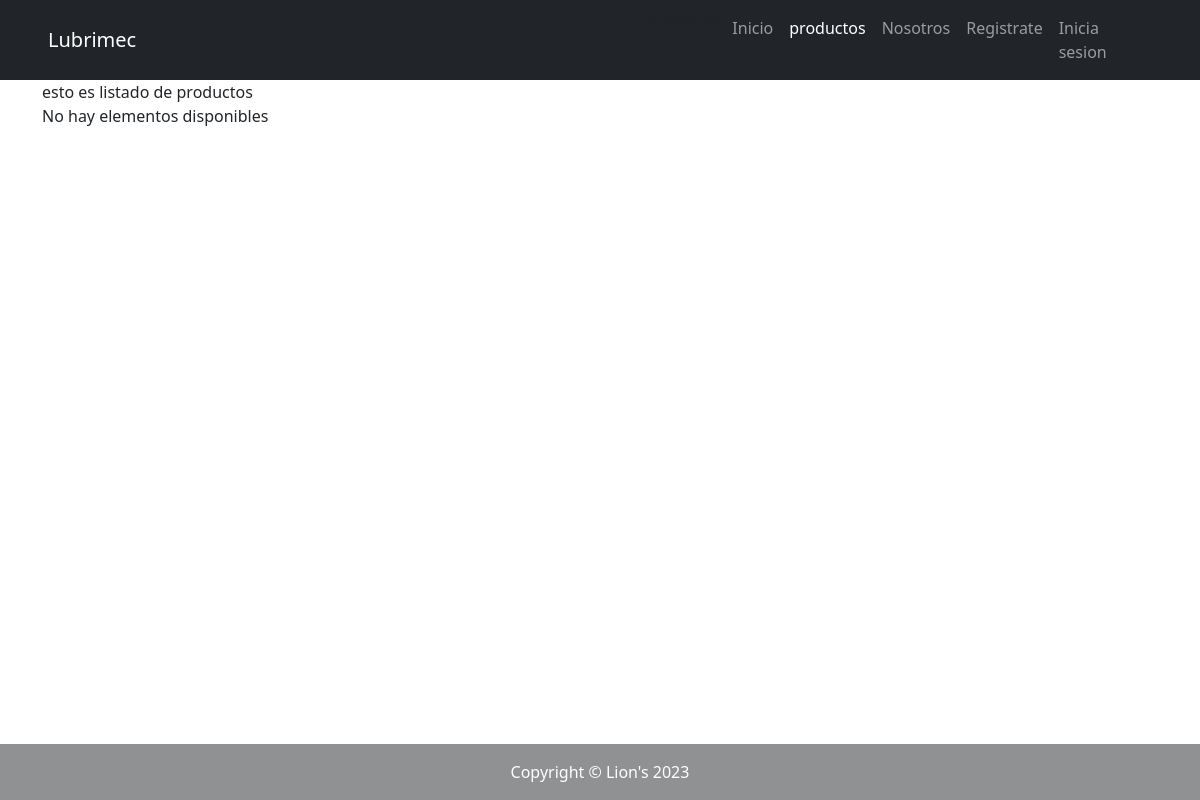
The app's page /productos/, older data.
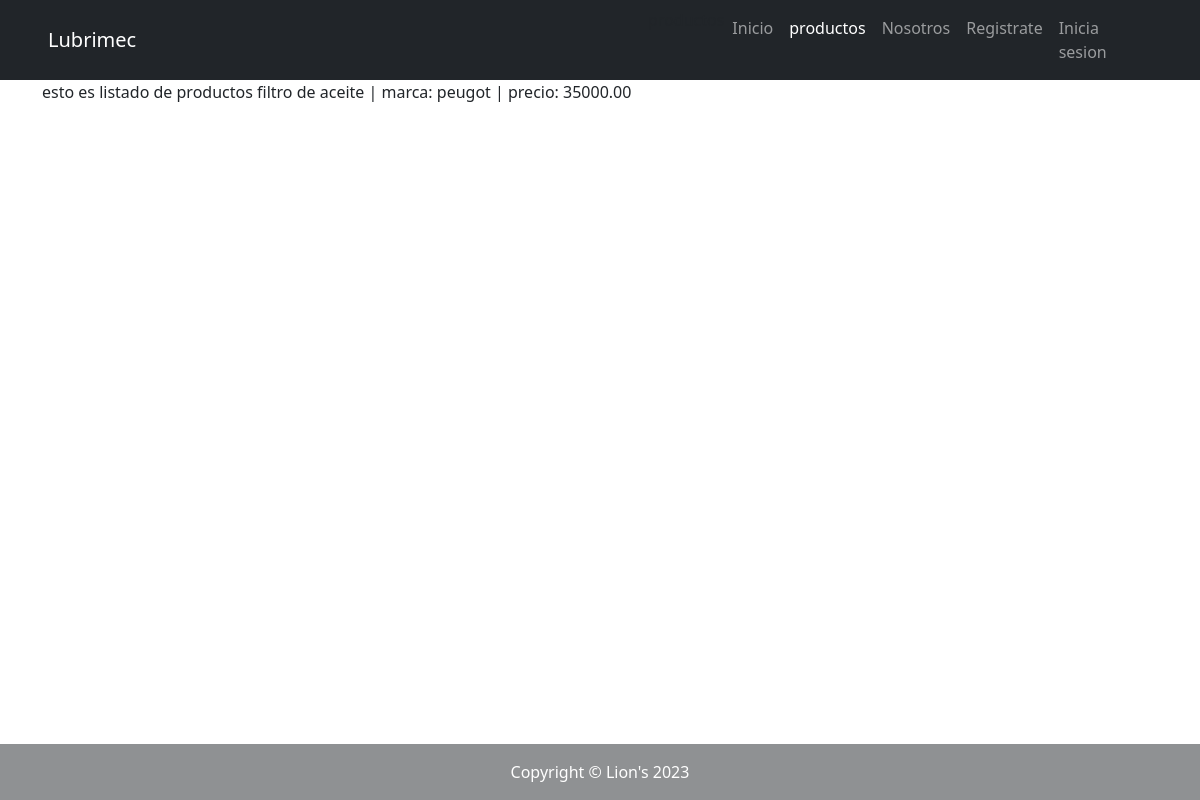
The same page, newer data.
### apps/productos/models.py (models this page shows)
class ProductoModel(models.Model):
    nombre= models.CharField(max_length=250, blank=False, null=False, unique= True)
    marca= models.CharField(max_length=250, blank=False, null=False,)
    proveedor= models.CharField(max_length=250, blank=False, null=False,)
    precio= models.DecimalField(max_digits=10, decimal_places=2, default=0,)
    descripcion= models.TextField(max_length=250, blank=True, null=True,)
    imagen= models.ImageField(upload_to= "img_producto", blank= True, null= True)
    def __str__(self) -> str:
        return f"{self.nombre} | marca: {self.marca} | precio: {self.precio}"

### apps/productos/views.py (the view)
# urls.py: path("productos/", views.VerProductos, name= "lista_de_productos")
def VerProductos(request):
    productos= models.ProductoModel.objects.all()
    context= {"object_list": productos}
    return render(request, "productos/productos_show.html", context)

### apps/productos/templates/productos/productos_show.html
{% extends 'home/index.html' %}
{% block CONTENIDO_INDEX %}
    <div class= "container">
        <div>
        esto es listado de productos
        {% if object_list %}
            {% for obj in object_list %}
              {{obj}}
            {% endfor %}
        {% else %}
            <p>No hay elementos disponibles</p>
        {% endif %}
        </div>
    </div>
{% endblock CONTENIDO_INDEX %}

### apps/home/templates/home/index.html (shortened to what this page needs)
{% load static %}
<!DOCTYPE html>
<html lang="es">
    <head>
        <link href="{% static 'home/css/styles.css' %}" rel="stylesheet" />
    </head>
    <body>
        {% include 'home/nav_var.html' %}
           {% block CONTENIDO_INDEX %}{% endblock CONTENIDO_INDEX %}
        {% include 'home/footer.html' %}
    </body>
</html>

### apps/home/templates/home/nav_var.html (shortened to what this page needs)
<nav class="navbar navbar-expand-lg navbar-dark bg-dark sticky-top">
    <div class="container px-5">
    <a class="navbar-brand " href="/">Lubrimec</a>
    </div>
    <div class="container px-5 ">
        <div class="collapse navbar-collapse" id="navbarSupportedContent">
            <ul class="navbar-nav ms-auto mb-2 mb-lg-0"> productos
                <li class="nav-item"><a class="nav-link {% if  request.path == "/"%}active{% endif %}" href="/">Inicio</a></li>
                <li class="nav-item"><a class="nav-link {% if  request.path == "/productos/"%}active{% endif %}" href="/productos/">productos</a></li>
                {% if user.is_authenticated %}
                    {% if user.is_staff %}
                        <li class="nav-item"><a class="nav-link {% if  request.path == "/admin/"%}active{% endif %}" href="/admin/">admin</a></li>
                    {% else %}
                        <li class="nav-item"><a class="nav-link {% if  request.path == "/about/"%}active{% endif %}" href={% url 'home:about' %}>Nosotros</a></li>
                    {% endif %}
                    <li class="nav-item"><a class="nav-link {% if  request.path == "/reservas/"%}active{% endif %}" href="/reservas/">Reservar</a></li>
                    <li class="nav-item"><a class="nav-link text-bg-info" href="/perfil/">{{user.username}} </a></li>
                    <li class="nav-item"><a class="nav-link text-danger {% if  request.path == "/logout/"%}active{% endif %}" href="/logout/">Logout</a></li>
                {% else %}
                    <li class="nav-item"><a class="nav-link {% if  request.path == "/about/"%}active{% endif %}" href={% url 'home:about' %}>Nosotros</a></li>
                    <li class="nav-item"><a class="nav-link {% if  request.path == "/register/"%}active{% endif %}" href="/register/">Registrate</a></li>
                    <li class="nav-item"><a class="nav-link {% if  request.path == "/login/"%}active{% endif %}" href="/login/">Inicia sesion</a></li>
                {% endif %}
            </ul>
        </div>
    </div>
</nav>

### apps/home/templates/home/footer.html
<footer class="py-3 bg-dark bg-dark bg-opacity-50 fixed-bottom ">
    <div class="container px-4 px-lg-5"><p class="m-0 text-center text-white">Copyright &copy; Lion's 2023</p></div>
</footer>

Row changes from the older to the newer data that the page shows:
added ProductoModel: nombre+marca+precio "filtro de aceite | marca: peugot | precio: 35000.00"
Text that changed along with them:
text no longer shown: "No hay elementos disponibles"
